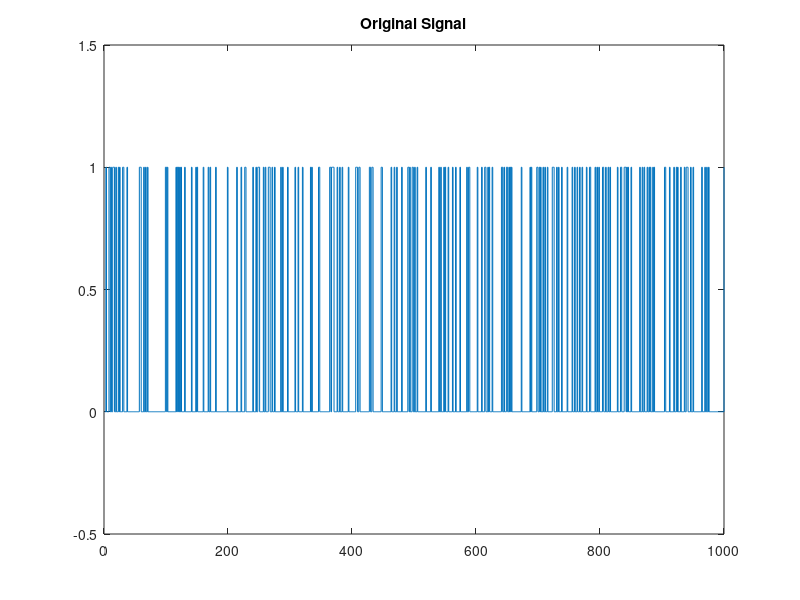
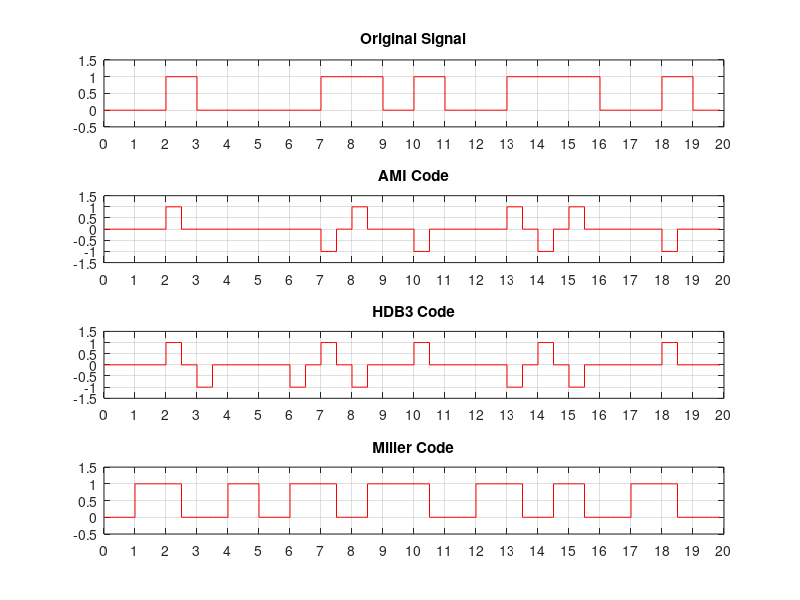
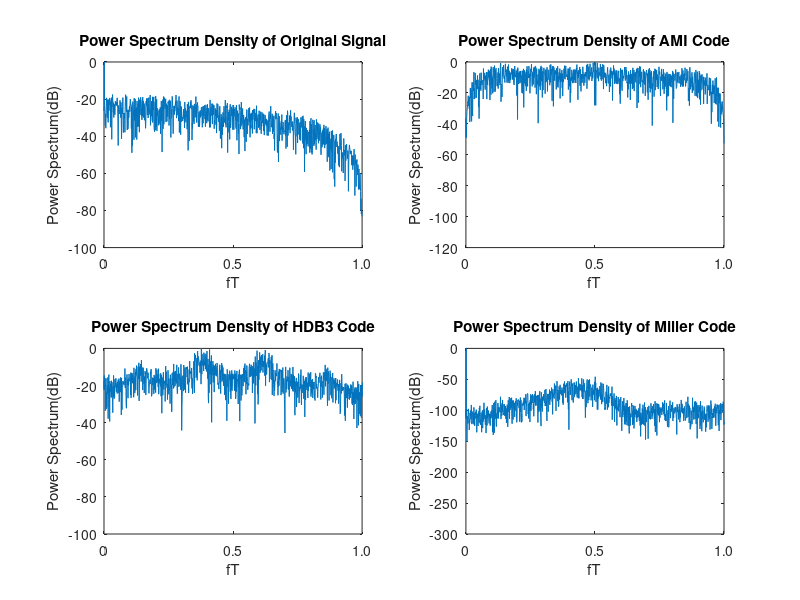

MATLAB code to generate these figures, in order: (Note: this script raises an error after producing the figures.)
% Created by Huang Lu, Department of Electronic Engineering, Tsinghua University
% 2015/10/30, Friday, Beijing
% Code for Homework 3 of Communication and Network

% Generate the Source Signal
clear all; close all; clc;
p0 = 0.8;                       % Probability of 0
x0 = rand(1,1000);              % Uniform Distribution in [0,1]
x0(x0<p0) = 0;                  % Get the Source Signal
x0(x0>=p0) = 1;
figure(1); stairs(x0)
title('Original Signal')
set(gca,'Ylim', [-0.5, 1.5])

% AMI Code
c1 = [1, 0];
c2 = [0, 0];
c3 = [-1, 0];
AMI_code = zeros(1, 2000);   % AMI Code with Returning to 0
f1 = x0(1);                   % Initial the fk, fk = fk-1 = x(0)    
for m = 1:1:1000
    f0 = f1;                    % Update fk-1
    f1 = ~(x0(m)==f0);          % Update fk
    if x0(m) == 0               % Get AMI Code
        AMI_code(2*m-1:2*m) = c2;
    else
        if f1 == 1
            AMI_code(2*m-1:2*m) = c1;
        else
            AMI_code(2*m-1:2*m) = c3;
        end
    end
    
end

% HDB3 Code
HDB3_code = AMI_code;
h1 = [1, 0, 0, 0, 0, 0, 1, 0];
h2 = [-1, 0, 0, 0, 0, 0, -1, 0];
for m = 1:2:1993
    if HDB3_code(m+6) ~= 0
        for n = m+4:-2:1
            if HDB3_code(n) ~= 0
                flag = HDB3_code(n);
                if  HDB3_code(m+6) == flag
                    HDB3_code(m+6) = -flag;
                end
                break;
            end
        end
    end
    if HDB3_code(m:m+7) == [0, 0, 0, 0, 0, 0, 0, 0]
        if m == 1
            HDB3_code(m:m+7) = h1;
        else
            if HDB3_code(m-2) == 1
                HDB3_code(m:m+7) = h2;
            else 
                HDB3_code(m:m+7) = h1;
            end
        end
    end
end

% Miller Code
Miller_code = zeros(1, 2000);
m = 1;
while(m<=1000)
    if x0(m) == 1
        if m > 1
            if Miller_code(2*m-2) == 1;
                Miller_code(2*m-1:2*m) = [1, 0];
            else
                Miller_code(2*m-1:2*m) = [0, 1];
            end
        else
            Miller_code(2*m-1:2*m) = [0, 1];
        end
        m = m + 1;
    elseif (m < 1000) & (x0(m:m+1) == [0, 0])
        if m > 1
            if Miller_code(2*m-2) == x0(m-1)
                Miller_code(2*m-1:2*m+2) = [1, 1, 0, 0];
            else
                Miller_code(2*m-1:2*m+2) = [0, 0, 1, 1];
            end
        else
            Miller_code(2*m-1:2*m+2) = [0, 0, 1, 1];
        end
        m = m + 2;
    else
        if m > 1
            if Miller_code(2*m-2) ~= x0(m-1)
                Miller_code(2*m-1:2*m) = [0, 0];
            else
                Miller_code(2*m-1:2*m) = [1, 1];
            end
        else
            Miller_code(2*m-1:2*m) = [0, 0];
        end
        m = m + 1;
    end
end

% Sample by x8
xx0 = zeros(1, 8000);
xx_AMI = zeros(1, 8000);
xx_HDB3 = zeros(1, 8000);
xx_Miller = zeros(1, 8000);
for m = 1:length(x0)
    if x0(m) == 1
        xx0((m-1)*8+1:m*8) = [1,1,1,1,1,1,1,1];
    end
end
clear x0;
for m = 1:length(AMI_code)
    if AMI_code(m) == 1;
        xx_AMI((m-1)*4+1:m*4) = [1,1,1,1];
    elseif AMI_code(m) == -1;
        xx_AMI((m-1)*4+1:m*4) = [-1,-1,-1,-1];
    end
end
clear AMI_code;
for m = 1:length(HDB3_code)
    if HDB3_code(m) == 1;
        xx_HDB3((m-1)*4+1:m*4) = [1,1,1,1];
    elseif HDB3_code(m) == -1;
        xx_HDB3((m-1)*4+1:m*4) = [-1,-1,-1,-1];
    end
end
clear HDB3_code
for m = 1:length(Miller_code)
    if Miller_code(m) == 1;
        xx_Miller((m-1)*4+1:m*4) = [1,1,1,1];
    end
end
clear Miller_code

figure(2); 
subplot(4,1,1); stairs(xx0(1:160),'r'); % Figure of the Original Signal
title('Original Signal')
set(gca,'Ylim', [-0.5, 1.5])
set(gca,'Xlim', [1, 161])
set(gca,'xtick',[1:8:161],'xticklabel',[0:1:20]) 
grid on;
subplot(4,1,2); stairs(xx_AMI(1:160),'r');% Figure of the AMI Code
title('AMI Code')
set(gca,'Ylim', [-1.5, 1.5])
set(gca,'Xlim', [1, 161])
set(gca,'xtick',[1:8:161],'xticklabel',[0:1:20]) 
grid on;
subplot(4,1,3); stairs(xx_HDB3(1:160),'r');% Figure of the HDB3 Code
title('HDB3 Code')
set(gca,'Ylim', [-1.5, 1.5])
set(gca,'Xlim', [1, 161])
set(gca,'xtick',[1:8:161],'xticklabel',[0:1:20]) 
grid on;
subplot(4,1,4); stairs(xx_Miller(1:160),'r');% Figure of the Miller Code
title('Miller Code')
set(gca,'Ylim', [-0.5, 1.5])
set(gca,'Xlim', [1, 161])
set(gca,'xtick',[1:8:161],'xticklabel',[0:1:20]) 
grid on;


% Power Spectrum Density
figure(3)
X0 = fftshift(fft(xx0));
X0 = abs(X0).^2;
X0 = 10*log10(X0/max(X0));
subplot(2,2,1); plot(X0)
title('Power Spectrum Density of Original Signal');
xlabel('fT'), ylabel('Power Spectrum(dB)')
set(gca, 'Xlim', [4000,5000])
set(gca,'xtick',[4000:500:5000],'xticklabel',{'0', '0.5', '1.0'}) 
clear xx0 X0
X_AMI = fftshift(fft(xx_AMI));
X_AMI = abs(X_AMI).^2;
X_AMI = 10*log10(X_AMI/max(X_AMI));
subplot(2,2,2); plot(X_AMI)
title('Power Spectrum Density of AMI Code');
xlabel('fT'), ylabel('Power Spectrum(dB)')
set(gca, 'Xlim', [4000,5000])
set(gca,'xtick',[4000:500:5000],'xticklabel',{'0', '0.5', '1.0'}) 
clear xx_AMI X_AMI
X_HDB3 = fftshift(fft(xx_HDB3));
X_HDB3 = abs(X_HDB3).^2;
X_HDB3 = 10*log10(X_HDB3/max(X_HDB3));
subplot(2,2,3); plot(X_HDB3)
title('Power Spectrum Density of HDB3 Code');
xlabel('fT'), ylabel('Power Spectrum(dB)')
set(gca, 'Xlim', [4000,5000])
set(gca,'xtick',[4000:500:5000],'xticklabel',{'0', '0.5', '1.0'}) 
clear xx_HDB3 X_HDB3
X_Miller = fftshift(fft(xx_Miller));
X_Miller = abs(X_Miller).^2;
X_Miller = 10*log(X_Miller/max(X_Miller));
subplot(2,2,4); plot(X_Miller)
title('Power Spectrum Density of Miller Code');
xlabel('fT'), ylabel('Power Spectrum(dB)')
set(gca, 'Xlim', [4000,5000])
set(gca,'xtick',[4000:500:5000],'xticklabel',{'0', '0.5', '1.0'}) 

% Power Spectrum of AMI Code with Different Probability of 0 
clear all;
p = [0.05, 0.20, 0.40, 0.60, 0.80, 0.95]; % Probability of 0                     
figure(4)
suptitle('Power Spectrum of AMI Codes')
for mm = 1:6
    x0 = rand(1,1000);         % Uniform Distribution in [0,1]
    x0(x0<p(mm)) = 0;           % Get the Source Signal
    x0(x0>=p(mm)) = 1;
    c1 = [1, 0];
    c2 = [0, 0];
    c3 = [-1, 0];
    AMI_code = zeros(1, 2000);   % AMI Code with Returning to 0
    f1 = x0(1);                   % Initial the fk, fk = fk-1 = x(0)    
    for m = 1:1:1000
        f0 = f1;                    % Update fk-1
        f1 = ~(x0(m)==f0);          % Update fk
        if x0(m) == 0               % Get AMI Code
            AMI_code(2*m-1:2*m) = c2;
        else
            if f1 == 1
                AMI_code(2*m-1:2*m) = c1;
            else
                AMI_code(2*m-1:2*m) = c3;
            end
        end
    end
    xx_AMI = zeros(1, 8000);
    for m = 1:length(AMI_code)
        if AMI_code(m) == 1;
            xx_AMI((m-1)*4+1:m*4) = [1,1,1,1];
        elseif AMI_code(m) == -1;
            xx_AMI((m-1)*4+1:m*4) = [-1,-1,-1,-1];
        end
    end
    X_AMI = fftshift(fft(xx_AMI));
    X_AMI = abs(X_AMI).^2;
    X_AMI = 10*log10(X_AMI/max(X_AMI));
    subplot(3,2,mm); plot(X_AMI)
    title(['p(0)=',num2str(p(mm))]);
    xlabel('fT'), ylabel('Power Spectrum(dB)')
    set(gca,'Xlim', [4000,5000])
    set(gca,'Ylim', [-80,0])
    set(gca,'xtick',[4000:500:5000],'xticklabel',{'0', '0.5', '1.0'})
end